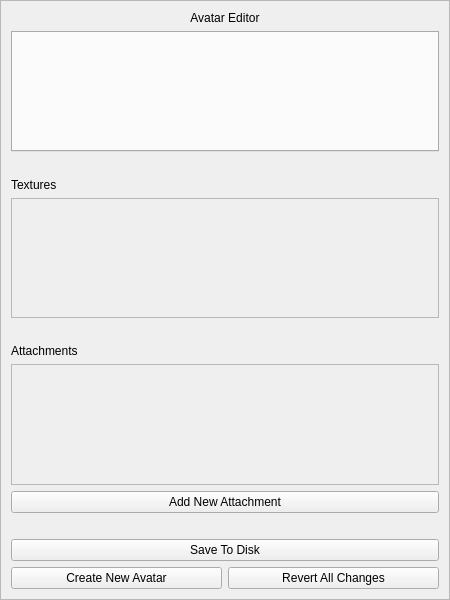
<?xml version="1.0" encoding="UTF-8"?>
<ui version="4.0">
 <class>AvatarEditor</class>
 <widget class="QWidget" name="AvatarEditor">
  <property name="geometry">
   <rect>
    <x>0</x>
    <y>0</y>
    <width>450</width>
    <height>600</height>
   </rect>
  </property>
  <property name="sizePolicy">
   <sizepolicy hsizetype="Ignored" vsizetype="Ignored">
    <horstretch>0</horstretch>
    <verstretch>0</verstretch>
   </sizepolicy>
  </property>
  <property name="minimumSize">
   <size>
    <width>0</width>
    <height>0</height>
   </size>
  </property>
  <property name="maximumSize">
   <size>
    <width>16777215</width>
    <height>16777215</height>
   </size>
  </property>
  <property name="windowTitle">
   <string>Avatar Editor</string>
  </property>
  <layout class="QHBoxLayout" name="horizontalLayout_2">
   <property name="spacing">
    <number>0</number>
   </property>
   <property name="margin">
    <number>0</number>
   </property>
   <item>
    <widget class="QFrame" name="MainFrame">
     <property name="styleSheet">
      <string notr="true"/>
     </property>
     <property name="frameShape">
      <enum>QFrame::StyledPanel</enum>
     </property>
     <property name="frameShadow">
      <enum>QFrame::Raised</enum>
     </property>
     <layout class="QVBoxLayout" name="verticalLayout">
      <property name="margin">
       <number>10</number>
      </property>
      <item>
       <widget class="QLabel" name="main_title">
        <property name="text">
         <string>Avatar Editor</string>
        </property>
        <property name="alignment">
         <set>Qt::AlignCenter</set>
        </property>
       </widget>
      </item>
      <item>
       <widget class="QTabWidget" name="tab_appearance">
        <property name="currentIndex">
         <number>-1</number>
        </property>
       </widget>
      </item>
      <item>
       <spacer name="verticalSpacer_2">
        <property name="orientation">
         <enum>Qt::Vertical</enum>
        </property>
        <property name="sizeType">
         <enum>QSizePolicy::Fixed</enum>
        </property>
        <property name="sizeHint" stdset="0">
         <size>
          <width>20</width>
          <height>20</height>
         </size>
        </property>
       </spacer>
      </item>
      <item>
       <widget class="QLabel" name="title_materials">
        <property name="text">
         <string>Textures</string>
        </property>
       </widget>
      </item>
      <item>
       <widget class="QScrollArea" name="scroll_materials">
        <property name="widgetResizable">
         <bool>true</bool>
        </property>
        <widget class="QWidget" name="panel_materials">
         <property name="enabled">
          <bool>true</bool>
         </property>
         <property name="geometry">
          <rect>
           <x>0</x>
           <y>0</y>
           <width>426</width>
           <height>111</height>
          </rect>
         </property>
         <property name="baseSize">
          <size>
           <width>0</width>
           <height>0</height>
          </size>
         </property>
        </widget>
       </widget>
      </item>
      <item>
       <spacer name="verticalSpacer_3">
        <property name="orientation">
         <enum>Qt::Vertical</enum>
        </property>
        <property name="sizeType">
         <enum>QSizePolicy::Fixed</enum>
        </property>
        <property name="sizeHint" stdset="0">
         <size>
          <width>20</width>
          <height>20</height>
         </size>
        </property>
       </spacer>
      </item>
      <item>
       <widget class="QLabel" name="title_attachments">
        <property name="text">
         <string>Attachments</string>
        </property>
       </widget>
      </item>
      <item>
       <widget class="QScrollArea" name="scroll_attachments">
        <property name="widgetResizable">
         <bool>true</bool>
        </property>
        <widget class="QWidget" name="panel_attachments">
         <property name="geometry">
          <rect>
           <x>0</x>
           <y>0</y>
           <width>426</width>
           <height>112</height>
          </rect>
         </property>
        </widget>
       </widget>
      </item>
      <item>
       <widget class="QPushButton" name="but_attachment">
        <property name="text">
         <string>Add New Attachment</string>
        </property>
       </widget>
      </item>
      <item>
       <spacer name="verticalSpacer">
        <property name="orientation">
         <enum>Qt::Vertical</enum>
        </property>
        <property name="sizeType">
         <enum>QSizePolicy::Fixed</enum>
        </property>
        <property name="sizeHint" stdset="0">
         <size>
          <width>20</width>
          <height>20</height>
         </size>
        </property>
       </spacer>
      </item>
      <item>
       <widget class="QWidget" name="widget_2" native="true">
        <layout class="QVBoxLayout" name="verticalLayout_2">
         <property name="margin">
          <number>0</number>
         </property>
         <item>
          <widget class="QPushButton" name="but_save">
           <property name="text">
            <string>Save To Disk</string>
           </property>
          </widget>
         </item>
         <item>
          <widget class="QWidget" name="widget" native="true">
           <property name="sizePolicy">
            <sizepolicy hsizetype="Expanding" vsizetype="Fixed">
             <horstretch>0</horstretch>
             <verstretch>0</verstretch>
            </sizepolicy>
           </property>
           <layout class="QHBoxLayout" name="horizontalLayout">
            <property name="margin">
             <number>0</number>
            </property>
            <item>
             <widget class="QPushButton" name="but_load">
              <property name="text">
               <string>Create New Avatar</string>
              </property>
             </widget>
            </item>
            <item>
             <widget class="QPushButton" name="but_revert">
              <property name="text">
               <string>Revert All Changes</string>
              </property>
             </widget>
            </item>
           </layout>
          </widget>
         </item>
        </layout>
       </widget>
      </item>
     </layout>
    </widget>
   </item>
  </layout>
 </widget>
 <resources/>
 <connections/>
</ui>
